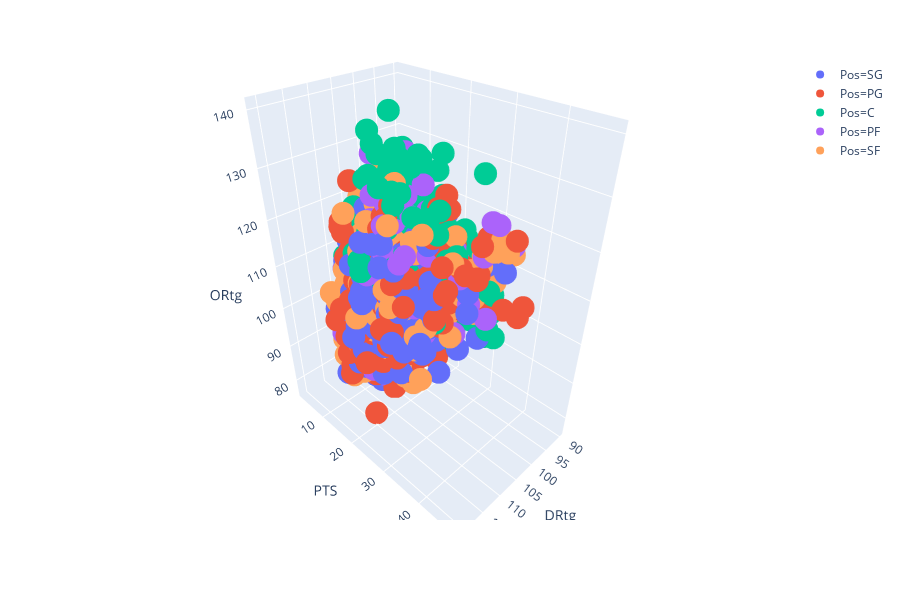

Notebook code cell kept with this figure:
### Code cell
fig = px.scatter_3d(dfclusterf2, x='DRtg', y='PTS', z='ORtg', color='Pos',
              )
fig.show()

### Figure 1 — Plotly figure (JSON) as saved in the notebook; plotly's stock layout.template omitted (floating-point values rounded to 4 significant figures; data arrays with more than 128 entries replaced by an {"elided": "..."} marker saying what was removed)
{"data": [{"hoverlabel": {"namelength": 0}, "hovertemplate": "Pos=SG<br>DRtg=%{x}<br>PTS=%{y}<br>ORtg=%{z}", "legendgroup": "Pos=SG", "marker": {"color": "#636efa", "symbol": "circle"}, "mode": "markers", "name": "Pos=SG", "scene": "scene", "showlegend": true, "type": "scatter3d", "x": {"elided": "794 int values"}, "y": {"elided": "794 float values"}, "z": {"elided": "794 int values"}}, {"hoverlabel": {"namelength": 0}, "hovertemplate": "Pos=PG<br>DRtg=%{x}<br>PTS=%{y}<br>ORtg=%{z}", "legendgroup": "Pos=PG", "marker": {"color": "#EF553B", "symbol": "circle"}, "mode": "markers", "name": "Pos=PG", "scene": "scene", "showlegend": true, "type": "scatter3d", "x": {"elided": "757 int values"}, "y": {"elided": "757 float values"}, "z": {"elided": "757 int values"}}, {"hoverlabel": {"namelength": 0}, "hovertemplate": "Pos=C<br>DRtg=%{x}<br>PTS=%{y}<br>ORtg=%{z}", "legendgroup": "Pos=C", "marker": {"color": "#00cc96", "symbol": "circle"}, "mode": "markers", "name": "Pos=C", "scene": "scene", "showlegend": true, "type": "scatter3d", "x": {"elided": "661 int values"}, "y": {"elided": "661 float values"}, "z": {"elided": "661 int values"}}, {"hoverlabel": {"namelength": 0}, "hovertemplate": "Pos=PF<br>DRtg=%{x}<br>PTS=%{y}<br>ORtg=%{z}", "legendgroup": "Pos=PF", "marker": {"color": "#ab63fa", "symbol": "circle"}, "mode": "markers", "name": "Pos=PF", "scene": "scene", "showlegend": true, "type": "scatter3d", "x": {"elided": "733 int values"}, "y": {"elided": "733 float values"}, "z": {"elided": "733 int values"}}, {"hoverlabel": {"namelength": 0}, "hovertemplate": "Pos=SF<br>DRtg=%{x}<br>PTS=%{y}<br>ORtg=%{z}", "legendgroup": "Pos=SF", "marker": {"color": "#FFA15A", "symbol": "circle"}, "mode": "markers", "name": "Pos=SF", "scene": "scene", "showlegend": true, "type": "scatter3d", "x": {"elided": "677 int values"}, "y": {"elided": "677 float values"}, "z": {"elided": "677 int values"}}], "layout": {"height": 600, "legend": {"tracegroupgap": 0}, "margin": {"t": 60}, "scene": {"domain": {"x": [0, 0.98], "y": [0, 1]}, "xaxis": {"title": {"text": "DRtg"}}, "yaxis": {"title": {"text": "PTS"}}, "zaxis": {"title": {"text": "ORtg"}}}}}
